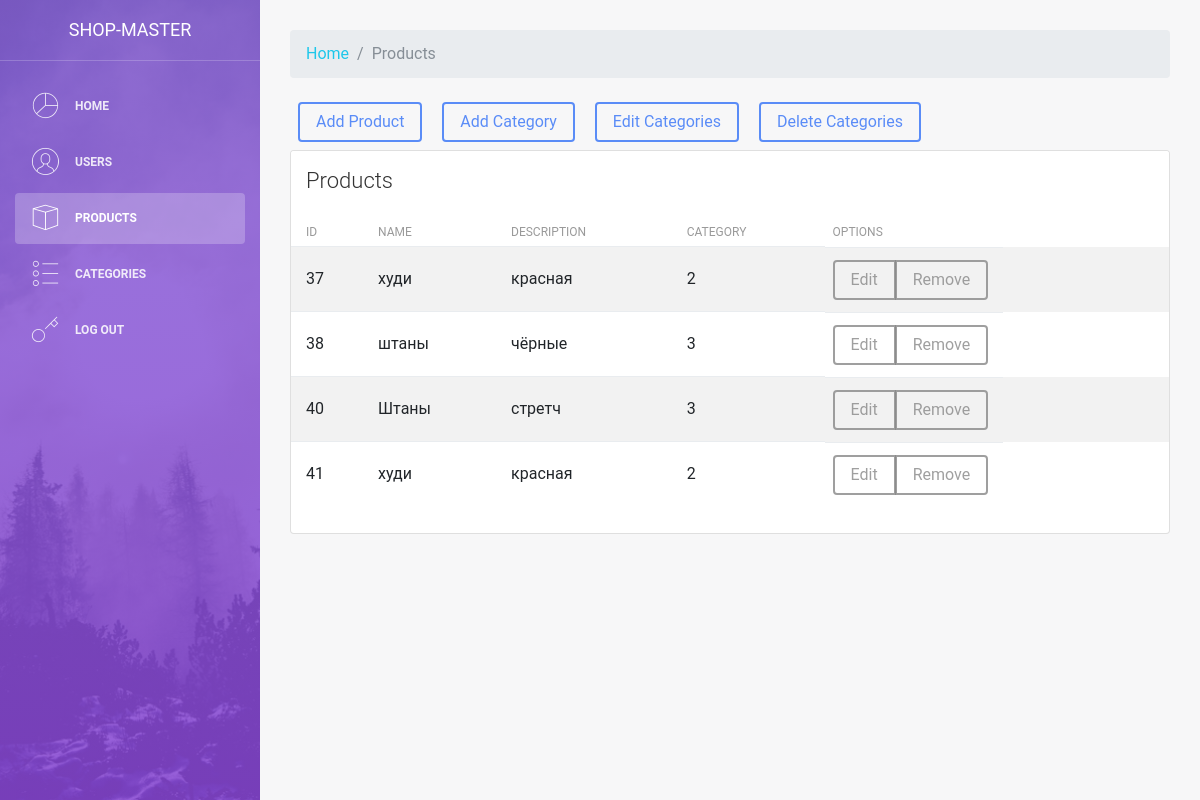
Screenshot of /shop-master/admin/products.php with the database file from the repository.
### tables this page shows
CREATE TABLE `products` (
  `id` int(11) NOT NULL,
  `title` varchar(255) NOT NULL,
  `description` text NOT NULL,
  `content` text NOT NULL,
  `category_id` int(11) NOT NULL,
  `image` varchar(255) NOT NULL
);

### shop-master/admin/products.php (the view)
<?php
include '../configs/db.php';
$page = "products";
include 'parts/header.php';
?>
<nav aria-label="breadcrumb">
  <ol class="breadcrumb">
    <li class="breadcrumb-item"><a href="/admin">Home</a></li>
    <li class="breadcrumb-item active" aria-current="page">Products</li>
  </ol>
</nav>
    <a href="options/products/add.php" type="button" class="btn btn-primary m-2">Add Product</a>
    <a href="options/products/add_category.php" type="button" class="btn btn-primary m-2">Add Category</a>
    <a href="options/products/edit_categories.php" type="button" class="btn btn-primary m-2">Edit Categories</a>
    <a href="options/products/delete_category.php" type="button" class="btn btn-primary m-2">Delete Categories</a>
    <div class="row">
        <div class="col-md-12">
            <div class="card strpied-tabled-with-hover">
                <div class="card-header">
                    <h4 class="card-title">Products</h4>
                </div>
                <div class="card-body table-full-width table-responsive">
                    <table class="table table-hover table-striped">
                        <thead>
                            <th>ID</th>
                            <th>Name</th>
                            <th>Description</th>
                            <th>Category</th>
                            <th>Options</th>
                        </thead>
                        <tbody>
                            <?php
                                $sql = "SELECT * FROM products";
                                $result = $link->query($sql);
                                while ($row = mysqli_fetch_assoc($result)) {
                                    ?>
                                        <tr>
                                            <td><?php echo $row['id'] ?></td>
                                            <td><?php echo $row['title'] ?></td>
                                            <td><?php echo $row['description'] ?></td>
                                            <td><?php echo $row['category_id'] ?></td>
                                            <td>
                                                <div class="btn-group" role="group">
                                                  <a href="options/products/edit.php?id=<?php echo $row['id'] ?>" type="button" class="btn btn-secondary">Edit</a>
                                                  <a href="options/products/delete.php?id=<?php echo $row['id'] ?>" type="button" class="btn btn-secondary">
                                                  Remove</a>
                                                </div>
                                            </td>
                                        </tr>
                                    <?php
                                }
                            ?>
                        </tbody>
                    </table>
                </div>
            </div>
        </div>
    </div>
<?php include'parts/footer.php' ?>

### shop-master/admin/parts/header.php (shortened to what this page needs)
<!DOCTYPE html>
<html lang="en">
<head>
    <link rel="stylesheet" href="https://maxcdn.bootstrapcdn.com/font-awesome/latest/css/font-awesome.min.css" />
    <link href="assets/css/bootstrap.min.css" rel="stylesheet" />
    <link href="assets/css/light-bootstrap-dashboard.css?v=2.0.0 " rel="stylesheet" />
    <link href="assets/css/demo.css" rel="stylesheet" />
</head>
<body>
    <div class="wrapper">
        <div class="sidebar" data-image="assets/img/sidebar-5.jpg">
            <div class="sidebar-wrapper">
                <div class="logo">
                    <a href="/admin" class="simple-text">
                        Shop-Master
                    </a>
                </div>
                <?php include $_SERVER['DOCUMENT_ROOT'] . '/admin/parts/nav.php'; ?>
            </div>
        </div>
        <div class="main-panel">
            <div class="content">
                <div class="container-fluid">

### shop-master/admin/parts/nav.php
<ul class="nav">
    <li class="nav-item <?php if($page == "home"){ echo "active"; }?>" >
        <a class="nav-link" href="/admin">
            <i class="nc-icon nc-chart-pie-35"></i>
            <p>Home</p>
        </a>
    </li>
    <li class="nav-item <?php if($page == "users"){ echo "active"; }?>">
        <a class="nav-link" href="./user.html">
            <i class="nc-icon nc-circle-09"></i>
            <p>Users</p>
        </a>
    </li>
    <li class="nav-item <?php if($page == "products"){ echo "active"; }?>">
        <a class="nav-link" href="/admin/products.php">
            <i class="nc-icon nc-app"></i>
            <p>Products</p>
        </a>
    </li>
    <li class="nav-item">
        <a class="nav-link" href="./typography.html">
            <i class="nc-icon nc-bullet-list-67"></i>
            <p>Categories</p>
        </a>
    </li>
    <li class="nav-item">
      <a class="nav-link" href="#">
      <i class="nc-icon nc-key-25"></i>
      <p>Log out</p>
      </a>
    </li>
</ul>

### shop-master/admin/parts/footer.php (shortened to what this page needs)
</div>
</div>
        </div>
    </div>
</body>
</html>

### rows the page displays
products: id "37", title "худи", description "красная", category "2"
products: id "38", title "штаны", description "чёрные", category "3"
products: id "40", title "Штаны", description "стретч", category "3"
products: id "41", title "худи", description "красная", category "2"
